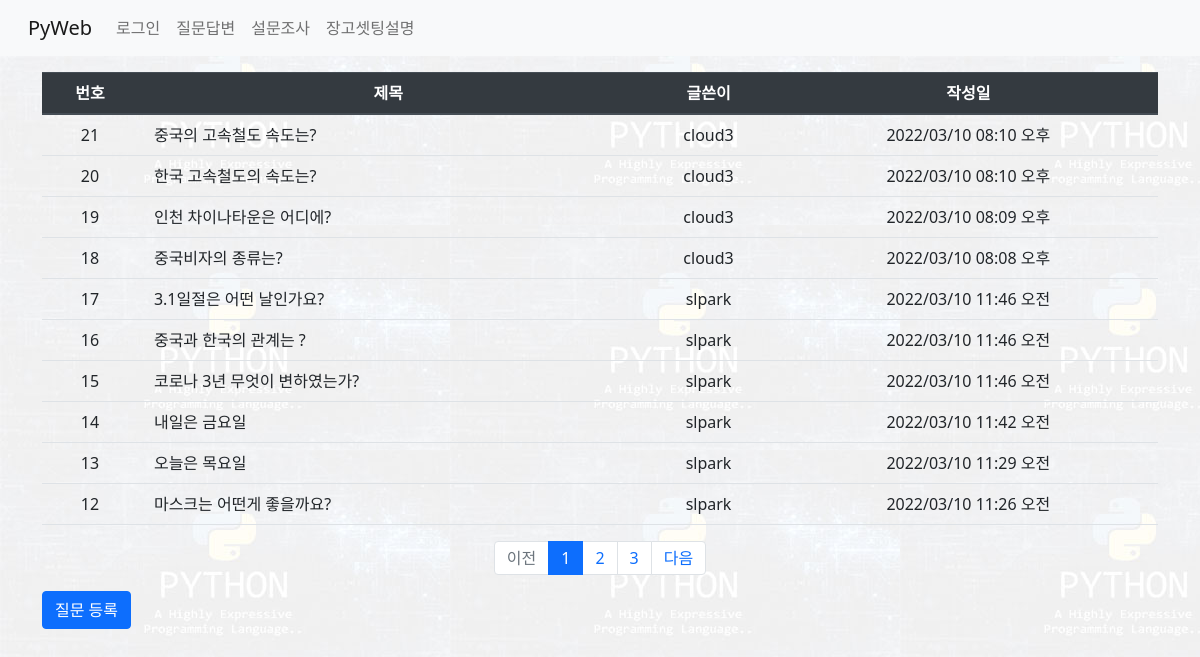
The page /board/boardlist/ on the database its author committed.
### board/models.py (models this page shows, shortened)
class Question(models.Model):
    subject = models.CharField(max_length=200)
    content = models.TextField()
    create_date = models.DateTimeField()  # not null
    modify_date = models.DateTimeField(null=True, blank=True)  # null 허용 blank 폼테이터 null
    author = models.ForeignKey(User, on_delete=models.CASCADE, related_name='author_question')
    voter = models.ManyToManyField(User, related_name='voter_question')  # 추천수 - 다대다 관계

### board/views.py (the view)
# urls.py: path('boardlist/', views.boardlist, name='boardlist'),  #127.0.0.1:8000/board/
def boardlist(request):
    question_list = Question.objects.order_by('-create_date')  #'-'내림 차순, -pk도 가능
    page = request.GET.get('page', '1')
    paginator = Paginator(question_list, 10)    #페이지당 10개 자료
    page_obj = paginator.get_page(page)
    context = {'question_list': page_obj}
    return render(request, 'board/question_list.html', context)

### board/templatetags/board_filter.py (called while the page is built)
@register.filter
def sub(value, arg):
    return value - arg

### templates/board/question_list.html (shortened to what this page needs)
{% extends 'base.html' %}
{% load board_filter %}
{% block content %}
  <div class="container my-3">
      <table class="table">
          <thead class="thead-dark">
            <tr class="text-center">
                <th>번호</th><th>제목</th><th>글쓴이</th><th>작성일</th>
            </tr>
          </thead>
          <tbody>
            {% if question_list %}
                {% for question in question_list %}
                <tr class="text-center">
                    <td>{{ question_list.paginator.count|sub:question_list.start_index|sub:forloop.counter0|add:1 }}</td>
                    <td class="text-left px-3">
                        <a href="{% url 'board:detail' question.id %}"
                        class="text-decoration-none text-dark">{{ question.subject }}</a>
                    </td>
                    <td>{{ question.author }}</td>
                    <td>{{ question.create_date|date:'o/m/d h:i a' }}</td>
                </tr>
                {% endfor %}
            {% else %}
              <p>질문이 없습니다.</p>
            {% endif %}
          </tbody>
      </table>
      <ul class="pagination justify-content-center">
          {% if question_list.has_previous %}
            <li class="page-item">
              <a class="page-link" href="?page={{ question_list.previous_page_number }}">이전</a>
            </li>
          {% else %}
            <li class="page-item disabled">
              <a class="page-link" href="#">이전</a>
            </li>
          {% endif %}
        {% for page_number in question_list.paginator.page_range %}
          {% if page_number == question_list.number %}
          <li class="page-item active">
              <a class="page-link" href="?page={{ page_number }}">{{ page_number }}</a>
          </li>
          {% else %}
          <li class="page-item">
              <a class="page-link" href="?page={{ page_number }}">{{ page_number }}</a>
          </li>
          {% endif %}
        {% endfor %}
          {% if question_list.has_next %}
            <li class="page-item">
              <a class="page-link" href="?page={{ question_list.next_page_number }}">다음</a>
            </li>
          {% else %}
            <li class="page-item disabled">
              <a class="page-link" href="#">다음</a>
            </li>
          {% endif %}
      </ul>
      <a href="{% url 'board:question_create' %} " class="btn btn-primary">질문 등록</a>
  </div>
{% endblock %}

### rows shown on the page
Question: paginator.count|sub "21", subject "중국의 고속철도 속도는?", author "cloud3", create_date "2022/03/10 08:10 오후"
Question: paginator.count|sub "20", subject "한국 고속철도의 속도는?", author "cloud3", create_date "2022/03/10 08:10 오후"
Question: paginator.count|sub "19", subject "인천 차이나타운은 어디에?", author "cloud3", create_date "2022/03/10 08:09 오후"
Question: paginator.count|sub "18", subject "중국비자의 종류는?", author "cloud3", create_date "2022/03/10 08:08 오후"
Question: paginator.count|sub "17", subject "3.1일절은 어떤 날인가요?", author "slpark", create_date "2022/03/10 11:46 오전"
Question: paginator.count|sub "16", subject "중국과 한국의 관계는 ?", author "slpark", create_date "2022/03/10 11:46 오전"
Question: paginator.count|sub "15", subject "코로나 3년 무엇이 변하였는가?", author "slpark", create_date "2022/03/10 11:46 오전"
Question: paginator.count|sub "14", subject "내일은 금요일", author "slpark", create_date "2022/03/10 11:42 오전"
Question: paginator.count|sub "13", subject "오늘은 목요일", author "slpark", create_date "2022/03/10 11:29 오전"
Question: paginator.count|sub "12", subject "마스크는 어떤게 좋을까요?", author "slpark", create_date "2022/03/10 11:26 오전"

### other values the page prints
{{ page_number }} "1"
{{ page_number }} "2" "3"
